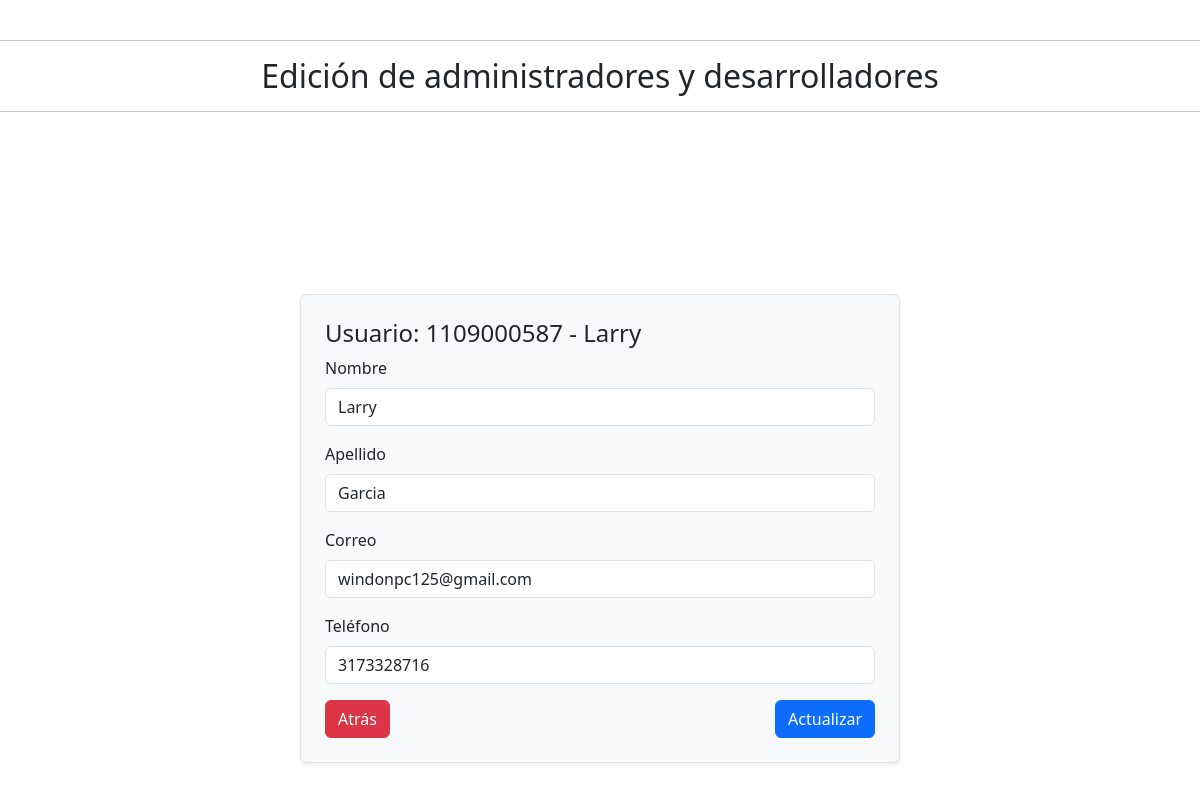
Page /dev/PHP/developer/edit_us.php?id=1109000587 (signed in) on the committed database.
### tables this page shows
CREATE TABLE `usuarios` (
  `id_us` bigint(11) NOT NULL,
  `nombre_us` varchar(50) NOT NULL,
  `apellido_us` varchar(50) NOT NULL,
  `correo_us` varchar(50) NOT NULL,
  `tel_us` varchar(15) NOT NULL,
  `pass` varchar(500) NOT NULL,
  `ruta_foto` varchar(255) DEFAULT NULL,
  `id_puesto` int(11) DEFAULT NULL,
  `id_rol` int(11) NOT NULL,
  `Codigo` int(10) NOT NULL,
  `id_empresa` bigint(11) DEFAULT NULL,
  `token` varchar(5) DEFAULT NULL
);

### dev/PHP/developer/edit_us.php (the view, shortened to what this page needs)
<?php
include("../../../conexion/db.php");
$id_us = isset($_GET['id']) ? $_GET['id'] : null;
$userData = null;
if ($id_us) {
    try {
        $sql = "SELECT * FROM usuarios WHERE id_us = :id_us";
        $stmt = $conexion->prepare($sql);
        $stmt->bindParam(':id_us', $id_us, PDO::PARAM_INT);
        $stmt->execute();
        $userData = $stmt->fetch(PDO::FETCH_ASSOC);
    } catch (PDOException $e) {
        echo "Error: " . $e->getMessage();
    }
}
?>
<!doctype html>
<html lang="en">
<head>
    <link href="https://cdn.jsdelivr.net/npm/bootstrap@5.3.2/dist/css/bootstrap.min.css" rel="stylesheet" />
</head>
<body>
    <br>
    <hr>
    <h2 style="text-align: center;">Edición de administradores y desarrolladores</h2>
    <hr>
    <main class="d-flex align-items-center justify-content-center vh-100">
        <?php if ($userData) : ?>
            <div class="w-50 p-4 border rounded shadow-sm bg-light">
                <h4>Usuario: <?php echo htmlspecialchars($userData['id_us']) . ' - ' . htmlspecialchars($userData['nombre_us']); ?></h4>
                <form action="edit_us.php?id=<?php echo $userData['id_us']; ?>" method="post">
                    <div class="mb-3">
                        <label for="nombre_us" class="form-label">Nombre</label>
                        <input type="text" name="nombre_us" class="form-control" id="nombre_us" value="<?php echo htmlspecialchars($userData['nombre_us']); ?>" required>
                    </div>
                    <div class="mb-3">
                        <label for="apellido_us" class="form-label">Apellido</label>
                        <input type="text" name="apellido_us" class="form-control" id="apellido_us" value="<?php echo htmlspecialchars($userData['apellido_us']); ?>" required>
                    </div>
                    <div class="mb-3">
                        <label for="correo_us" class="form-label">Correo</label>
                        <input type="email" name="correo_us" class="form-control" id="correo_us" value="<?php echo htmlspecialchars($userData['correo_us']); ?>" required>
                    </div>
                    <div class="mb-3">
                        <label for="tel_us" class="form-label">Teléfono</label>
                        <input type="text" name="tel_us" class="form-control" id="tel_us" value="<?php echo htmlspecialchars($userData['tel_us']); ?>" required>
                    </div>
                    <div class="d-flex justify-content-between">
                        <a name="" id="" class="btn btn-danger" href="devs.php" role="button">Atrás</a>
                        <button type="submit" class="btn btn-primary">Actualizar</button>
                    </div>
                </form>
            </div>
        <?php else : ?>
            <p>Usuario no encontrado.</p>
        <?php endif; ?>
    </main>
</body>
</html>

### rows in the picture
usuarios: id_us "1109000587", nombre_us "Larry", apellido_us "Garcia", correo_us "windonpc125@gmail.com", tel_us "3173328716"
